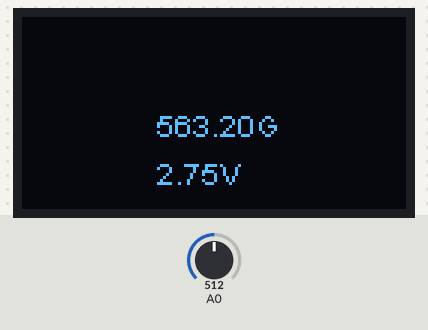
Simulated run of this sketch. Board: ESP8266 (NodeMCU). On the bench: 128×64 one-colour display. Inputs (shaded band) come from the test bench; at power-on: A0 = 512.

Above: at 1.2 s.
1.3 s: A0 set to 716
At 1.9 s:
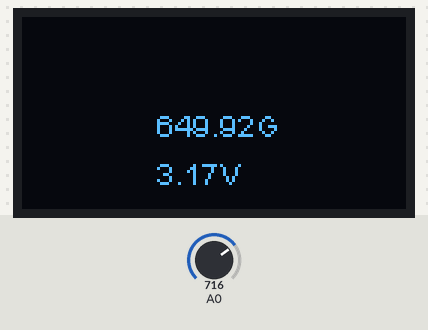
3.5 s: A0 set to 900
At 4.0 s:
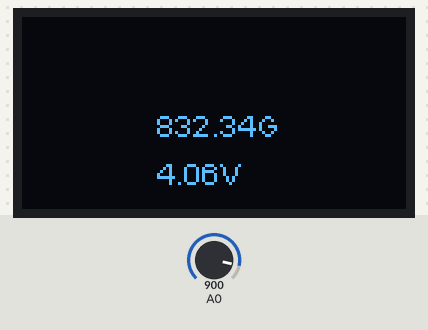
5.6 s: A0 set to 1023
At 9.3 s:
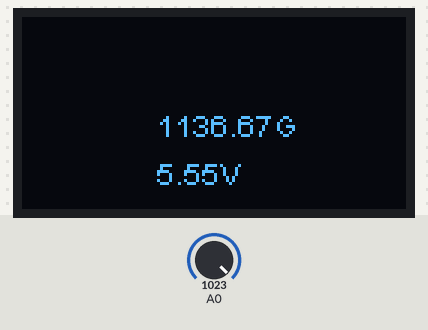
Timing chart, 0 to 10.8 s (numbered marks = the images above; inputs shaded):
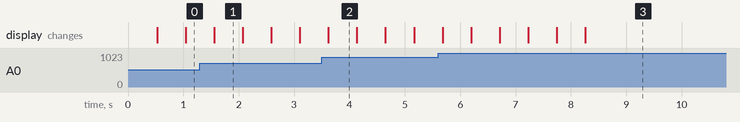

The sketch:

app.ino
```cpp
#include <Wire.h>
#include "SSD1306.h"

SSD1306 display(0x3c, 4, 5); //define Instance for  OLED1306 Library

float valGas = 0;
float analogVolts = 0;

void setup()
{
  display.init();
  display.flipScreenVertically();
}

void loop()
{
  display.clear();

  getMQ();   //read MQ5 data
  drawDHT(); //show data on OLED

  display.display(); //Display all in OLED
}

void getMQ()
{
  for (int i = 0; i < 10; i++)
  {
    valGas += analogRead(A0);

    delay(50);
  }

  valGas = valGas / 10;
  analogVolts = valGas/1024*5.0;;
}

void drawDHT()
{
  String gas = String(valGas);
  String gasVolt = String(analogVolts);
  display.setFont(ArialMT_Plain_10);
  display.drawString(45, 30, gas + "G");
  display.drawString(45, 46, gasVolt + "V");
}
```

Measured:
- what the display in image 1 shows lasts 0.5 s, from 1.6 s to 2.1 s
